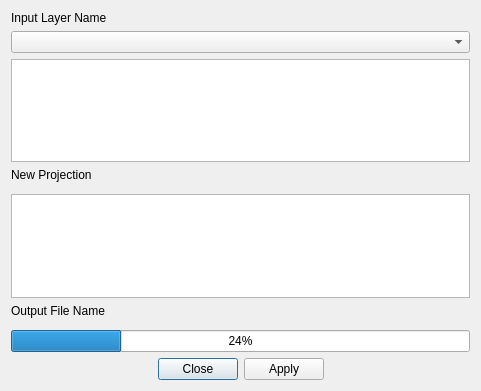
<?xml version="1.0" encoding="UTF-8"?>
<ui version="4.0">
 <class>mmqgis_change_projection_form</class>
 <widget class="QDialog" name="mmqgis_change_projection_form">
  <property name="geometry">
   <rect>
    <x>0</x>
    <y>0</y>
    <width>481</width>
    <height>391</height>
   </rect>
  </property>
  <property name="windowTitle">
   <string>Change Projection</string>
  </property>
  <layout class="QVBoxLayout" name="verticalLayout">
   <item>
    <widget class="QLabel" name="label">
     <property name="text">
      <string>Input Layer Name</string>
     </property>
    </widget>
   </item>
   <item>
    <widget class="QComboBox" name="input_layer_name"/>
   </item>
   <item>
    <widget class="QTextEdit" name="old_proj4"/>
   </item>
   <item>
    <widget class="QLabel" name="label_3">
     <property name="text">
      <string>New Projection</string>
     </property>
    </widget>
   </item>
   <item>
    <widget class="QgsProjectionSelectionWidget" name="new_crs"/>
   </item>
   <item>
    <widget class="QTextEdit" name="new_proj4"/>
   </item>
   <item>
    <widget class="QLabel" name="label_2">
     <property name="text">
      <string>Output File Name</string>
     </property>
    </widget>
   </item>
   <item>
    <widget class="QgsFileWidget" name="output_file_name"/>
   </item>
   <item>
    <widget class="QProgressBar" name="status">
     <property name="value">
      <number>24</number>
     </property>
    </widget>
   </item>
   <item>
    <widget class="QDialogButtonBox" name="buttonBox">
     <property name="orientation">
      <enum>Qt::Horizontal</enum>
     </property>
     <property name="standardButtons">
      <set>QDialogButtonBox::Apply|QDialogButtonBox::Close</set>
     </property>
     <property name="centerButtons">
      <bool>true</bool>
     </property>
    </widget>
   </item>
  </layout>
 </widget>
 <customwidgets>
  <customwidget>
   <class>QgsFileWidget</class>
   <extends>QWidget</extends>
   <header>qgsfilewidget.h</header>
  </customwidget>
  <customwidget>
   <class>QgsProjectionSelectionWidget</class>
   <extends>QWidget</extends>
   <header>qgsprojectionselectionwidget.h</header>
  </customwidget>
 </customwidgets>
 <resources/>
 <connections>
  <connection>
   <sender>buttonBox</sender>
   <signal>accepted()</signal>
   <receiver>mmqgis_change_projection_form</receiver>
   <slot>accept()</slot>
   <hints>
    <hint type="sourcelabel">
     <x>248</x>
     <y>254</y>
    </hint>
    <hint type="destinationlabel">
     <x>157</x>
     <y>274</y>
    </hint>
   </hints>
  </connection>
  <connection>
   <sender>buttonBox</sender>
   <signal>rejected()</signal>
   <receiver>mmqgis_change_projection_form</receiver>
   <slot>reject()</slot>
   <hints>
    <hint type="sourcelabel">
     <x>316</x>
     <y>260</y>
    </hint>
    <hint type="destinationlabel">
     <x>286</x>
     <y>274</y>
    </hint>
   </hints>
  </connection>
 </connections>
</ui>
